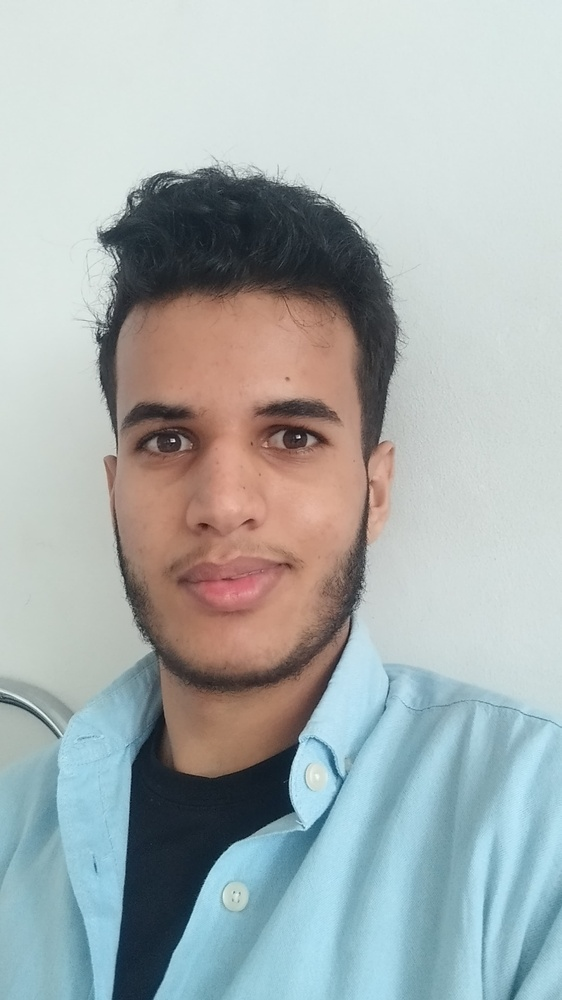
#> input picture PCD/2. Digital Image Representation/mypic.jpg, 562 x 1000 px, shrunk from 2340 x 4160 before the run
$ python color_model.py
#> lines starting #> are read from the running program, lines starting #| are printed output that depends on the picture
# Import necessary libraries
import cv2
import numpy as np
import matplotlib.pyplot as plt
from skimage import color

# Step 1: Load image from local file
# Replace 'mypic.jpg' with your own image file name
image = cv2.imread("mypic.jpg")
#> image is the input picture: shape (1000, 562, 3); mean B, G, R 175.9, 176, 167.7

# Check if the image was loaded successfully
if image is None:
    print("Image not found. Make sure the file is in the same folder as this Python file.")
    exit()

# Convert image from BGR (OpenCV default) to RGB
image_rgb = cv2.cvtColor(image, cv2.COLOR_BGR2RGB)

# Step 2: Display the original image
plt.figure(figsize=(8, 6))
plt.title("Original Image (RGB)")
plt.imshow(image_rgb)
plt.axis('off')
plt.show()

# Step 3: Split the RGB color channels
r, g, b = cv2.split(image_rgb)
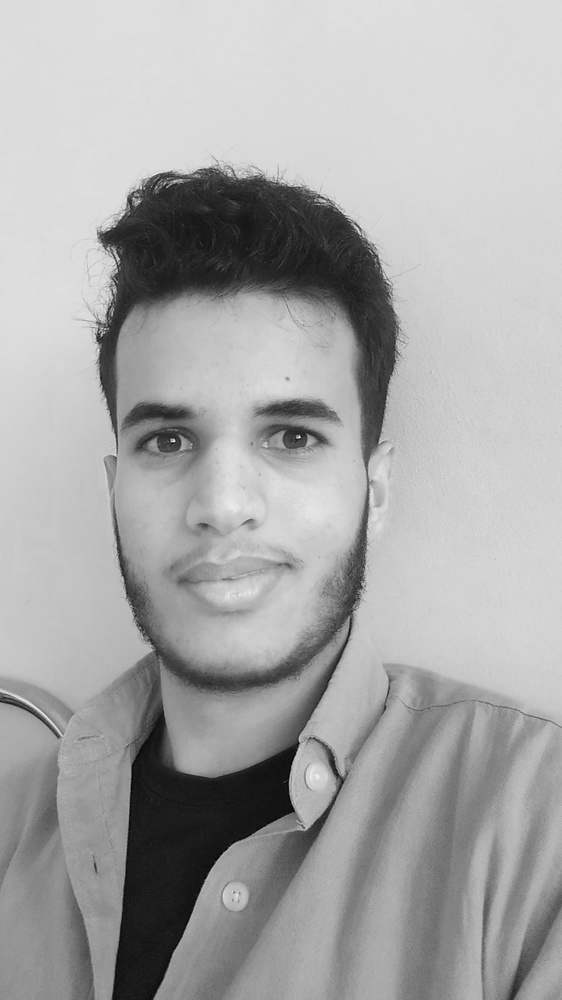
#> r: shape (1000, 562); min 0, max 255, mean 167.7
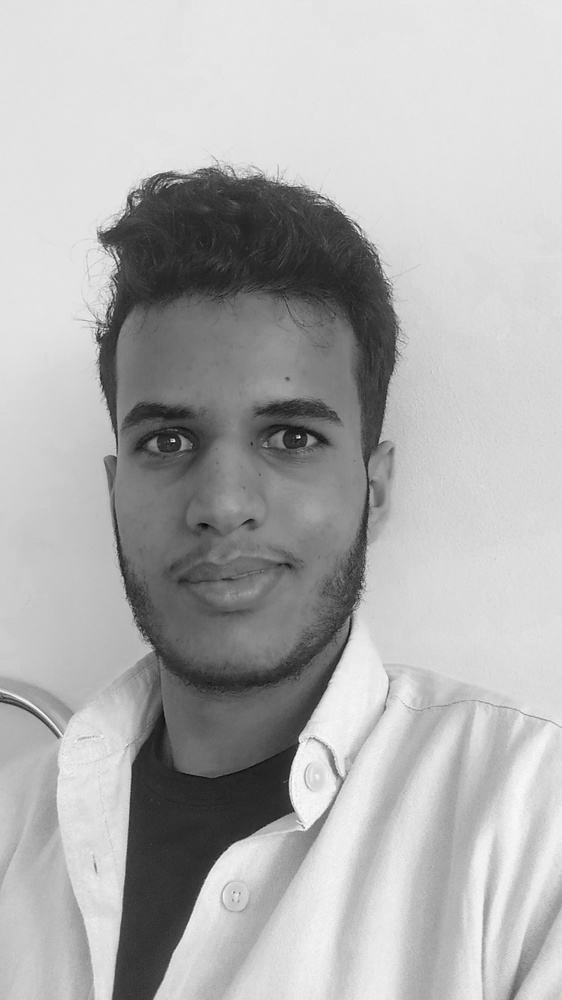
#> b: shape (1000, 562); min 1, max 255, mean 175.9

plt.figure(figsize=(12, 6))

plt.subplot(1, 3, 1)
plt.title("Red Channel (R)")
plt.imshow(r, cmap='Reds')
plt.axis('off')

plt.subplot(1, 3, 2)
plt.title("Green Channel (G)")
plt.imshow(g, cmap='Greens')
plt.axis('off')

plt.subplot(1, 3, 3)
plt.title("Blue Channel (B)")
plt.imshow(b, cmap='Blues')
plt.axis('off')

plt.tight_layout()
plt.show()
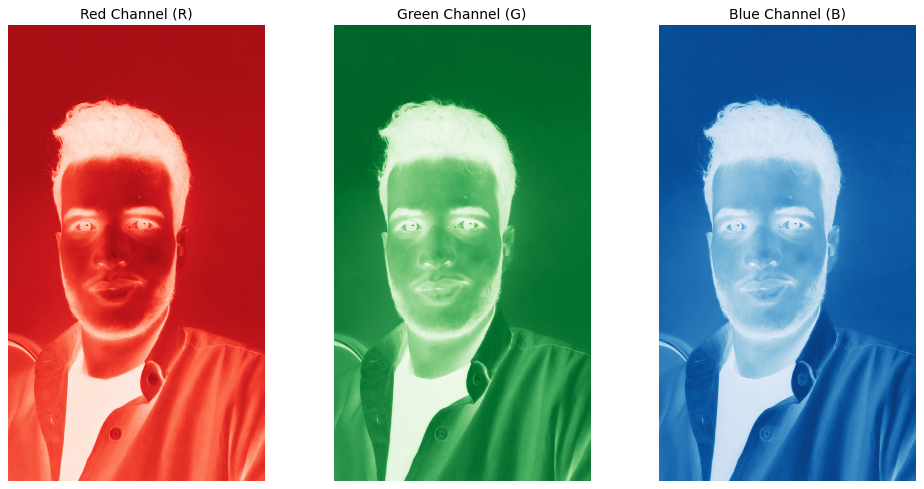
#> figure drawn by matplotlib, 3 panels

# Step 4: Convert image to Grayscale
gray_image = cv2.cvtColor(image_rgb, cv2.COLOR_RGB2GRAY)

plt.figure(figsize=(8, 6))
plt.title("Grayscale Image")
plt.imshow(gray_image, cmap='gray')
plt.axis('off')
plt.show()

# Step 5: Convert image to CMYK
def rgb_to_cmyk(rgb_image):
    rgb_normalized = rgb_image.astype(np.float32) / 255.0
    k = 1 - np.max(rgb_normalized, axis=2)
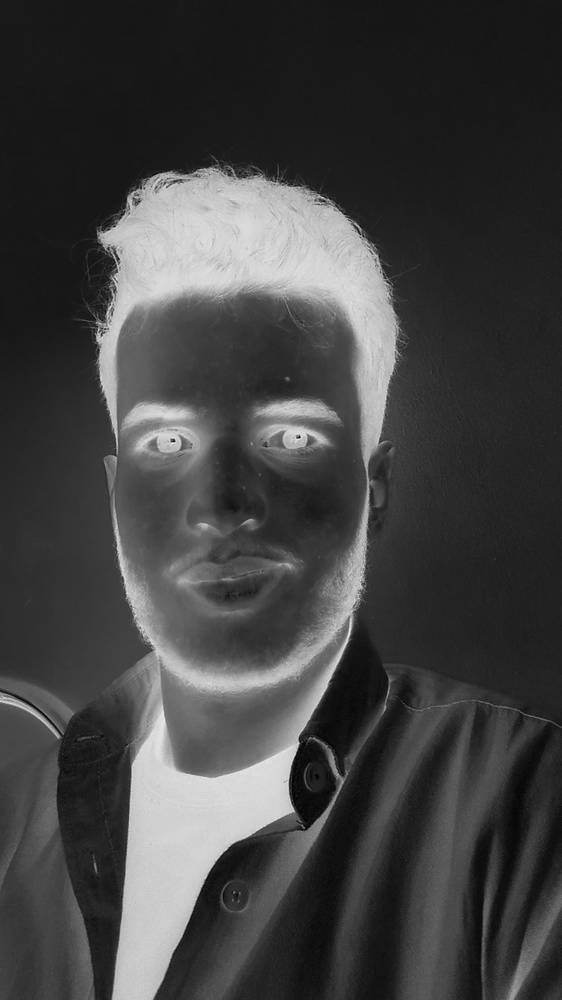
#> k: shape (1000, 562) float32; min 0, max 0.925, mean 0.263
    c = (1 - rgb_normalized[:, :, 0] - k) / (1 - k + 1e-10)
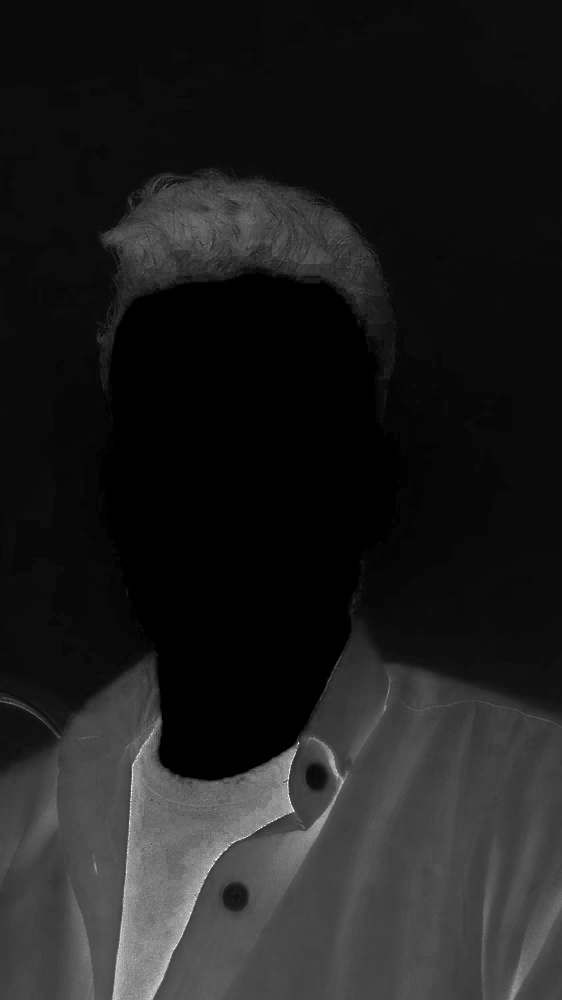
#> c: shape (1000, 562) float32; min 0, max 1, mean 0.121
    m = (1 - rgb_normalized[:, :, 1] - k) / (1 - k + 1e-10)
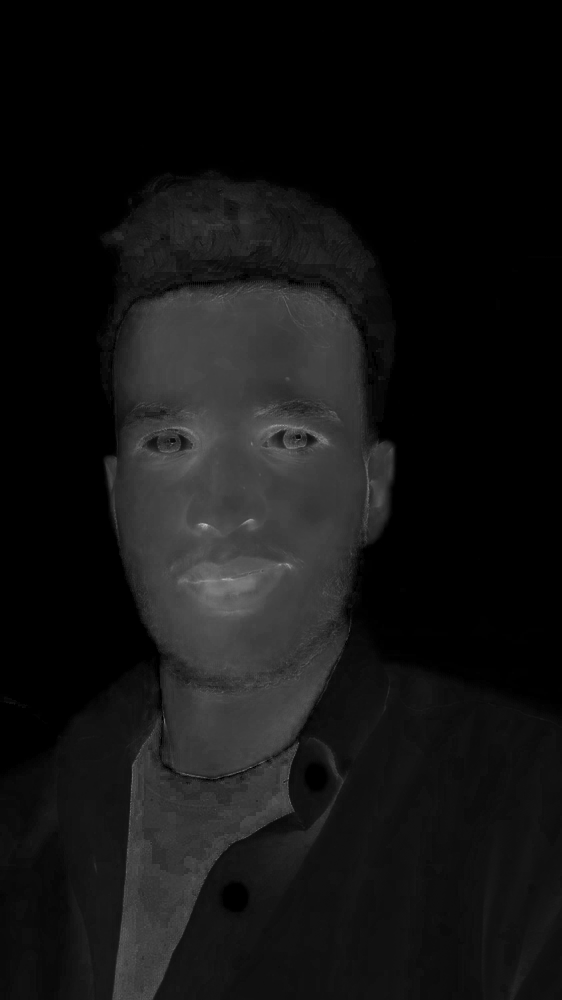
#> m: shape (1000, 562) float32; min 0, max 0.767, mean 0.0783
    y = (1 - rgb_normalized[:, :, 2] - k) / (1 - k + 1e-10)
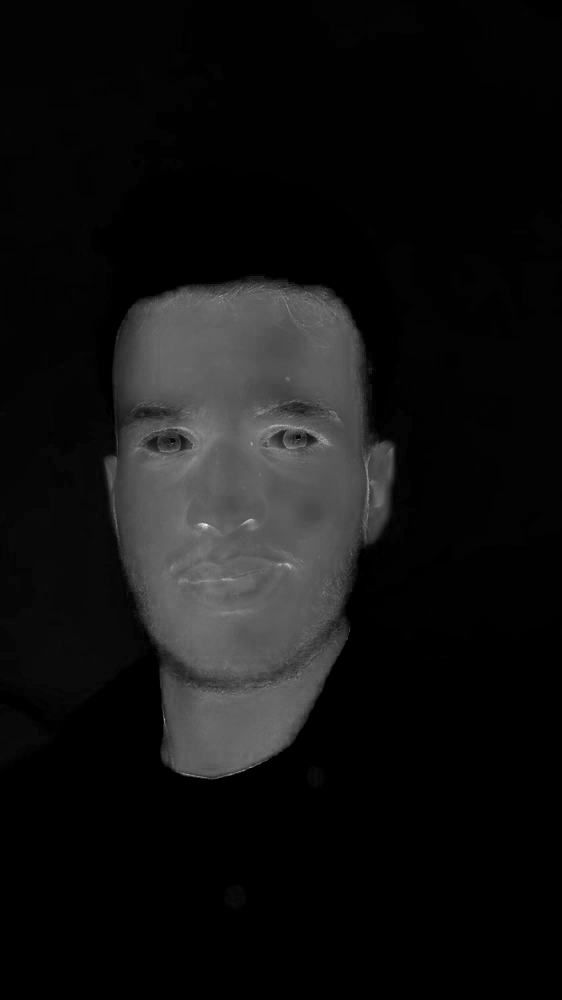
#> y: shape (1000, 562) float32; min 0, max 0.983, mean 0.0709
    return c, m, y, k

c, m, y, k = rgb_to_cmyk(image_rgb)

plt.figure(figsize=(12, 6))

plt.subplot(2, 2, 1)
plt.title("Cyan Channel (C)")
plt.imshow(c, cmap='Blues')
plt.axis('off')

plt.subplot(2, 2, 2)
plt.title("Magenta Channel (M)")
plt.imshow(m, cmap='Reds')
plt.axis('off')

plt.subplot(2, 2, 3)
plt.title("Yellow Channel (Y)")
plt.imshow(y, cmap='YlOrBr')
plt.axis('off')

plt.subplot(2, 2, 4)
plt.title("Black Channel (K)")
plt.imshow(k, cmap='Greys')
plt.axis('off')

plt.tight_layout()
plt.show()

print("Process completed! You have visualized the RGB, Grayscale, and CMYK color models.")
